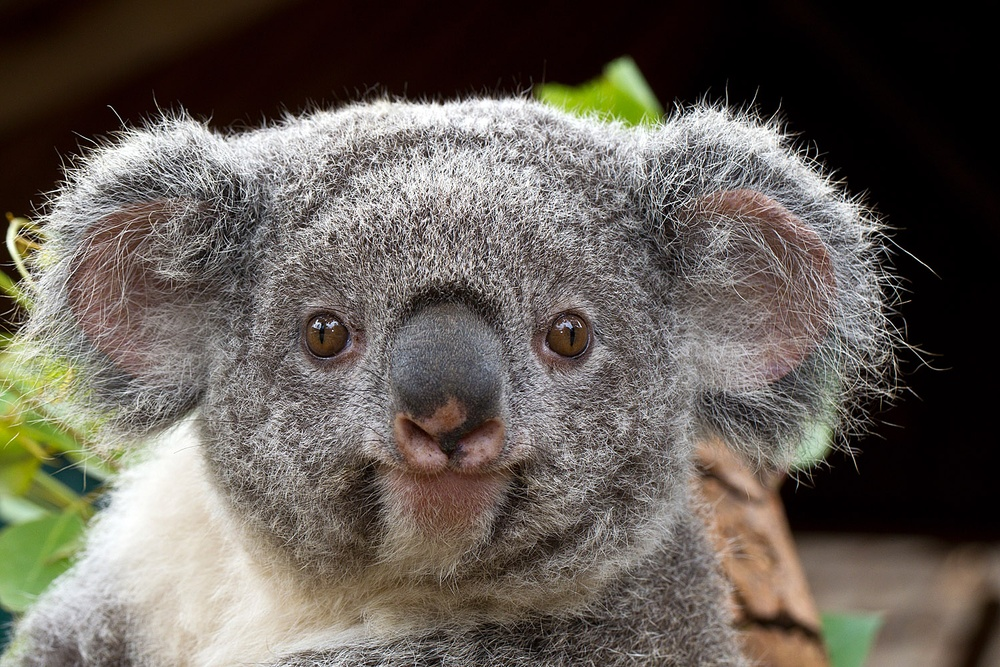
#> input picture Lab4/koala.jpg, 1000 x 667 px, shrunk from 1500 x 1000 before the run
$ python lab4.py
#> lines starting #> are read from the running program, lines starting #| are printed output that depends on the picture
# Zongyu Wu
# 10/03/2024

import cv2
import numpy as np
import matplotlib.pyplot as plt

# Part 1
kernel = list(zip(range(-5, 6), range(-5, 6)))


# lowpass filter
def lowpass(img):
    # Get the dimensions of the image
    newImg = img.copy()
    row, col = img.shape

    for r in range(row):
        for c in range(col):
            val = 0
            for x, y in kernel:
                if x == 0 and y == 0:
                    continue
                newR, newC = r + x, c + y
                if 0 <= newR < row and 0 <= newC < col:
                    val += img[newR][newC] / (len(kernel) - 1)
            newImg[r][c] = val

    return newImg.astype(np.uint8)


# highpass filter
def highpass(img):
    lp = lowpass(img)
    newImg = img.copy()
    row, col = img.shape
    for r in range(row):
        for c in range(col):
            if lp[r][c] > img[r][c]:
                newImg[r][c] = 127
            elif img[r][c] - lp[r][c] > 128:
                newImg[r][c] = 255
            else:
                newImg[r][c] = img[r][c] - lp[r][c] + 127
    return newImg


# Combine 2 image
def combine(img1, img2):
    newImg = img1.copy()
    row, col = img1.shape
    for r in range(row):
        for c in range(col):
            newImg[r][c] = img1[r][c] / 2 + img2[r][c] / 2
    return newImg.astype(np.uint8)


# [10 lines of commented-out code are left out]
img1 = cv2.imread("koala.jpg", cv2.IMREAD_GRAYSCALE)
#> img1: shape (667, 1000); min 0, max 255, mean 95.7
img2 = cv2.imread("puppy.jpg", cv2.IMREAD_GRAYSCALE)
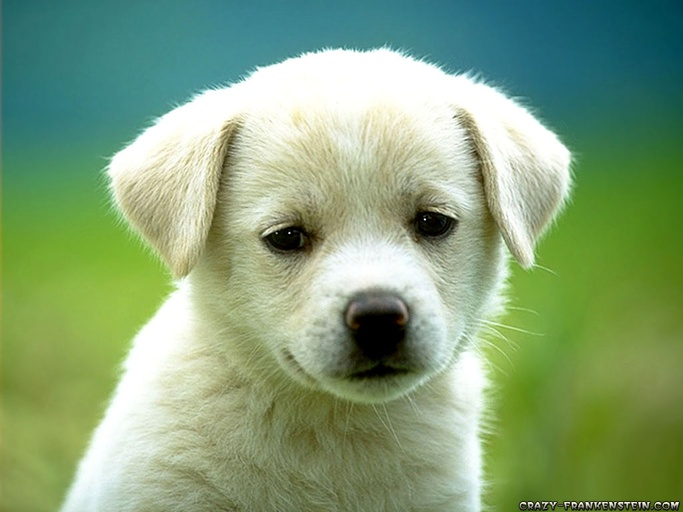
#> input picture Lab4/puppy.jpg, 683 x 512 px, shrunk from 1024 x 768 before the run
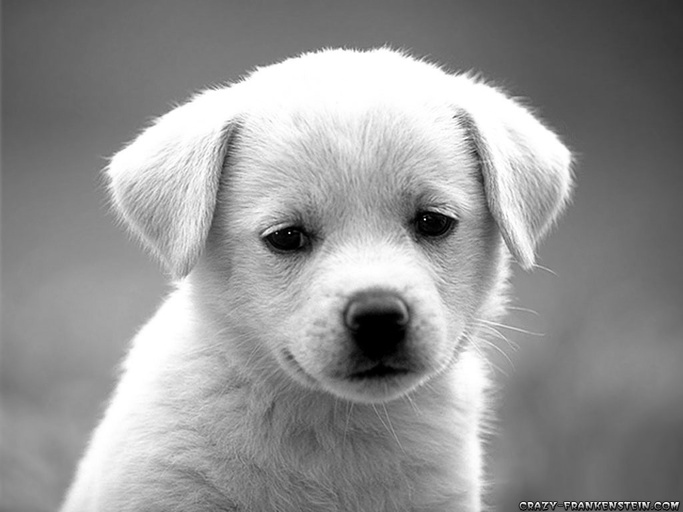
#> img2: shape (512, 683); min 0, max 255, mean 148
img1 = img1[: img2.shape[0], : img2.shape[1]]
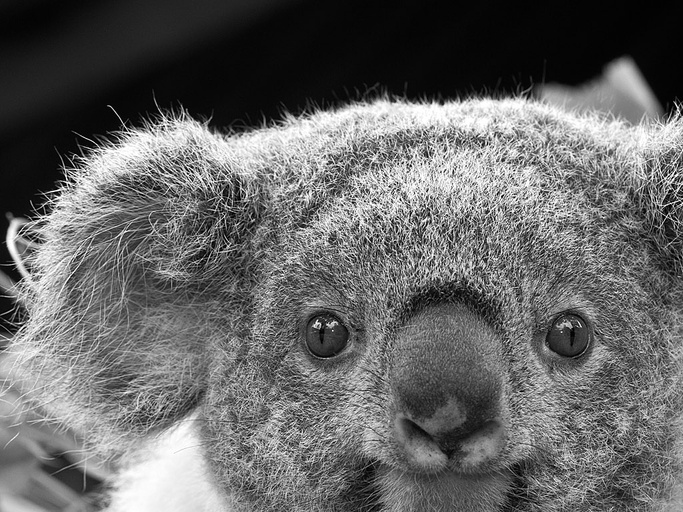
#> img1: shape (512, 683); min 0, max 255, mean 102.6


# Create lowpass and highpass then combine 2 images
lp = lowpass(img1)
#> after the loop in lowpass, `for r in range(row):`:
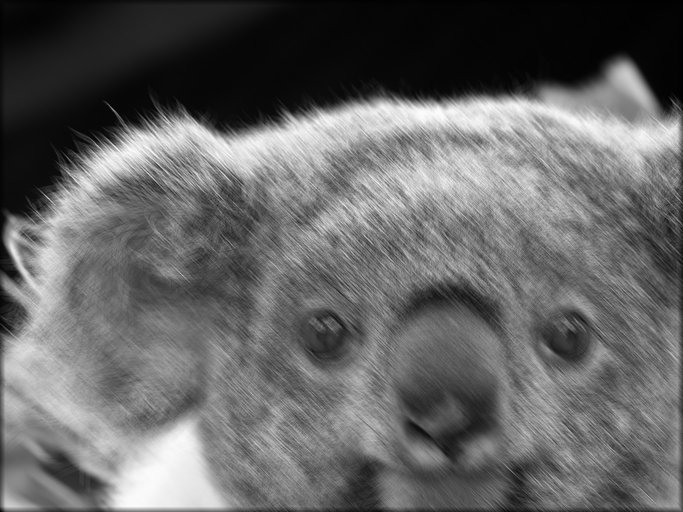
#> newImg: shape (512, 683); min 0, max 253, mean 101.3
hp = highpass(img2)
#> after the loop in lowpass (call 2), `for r in range(row):`:
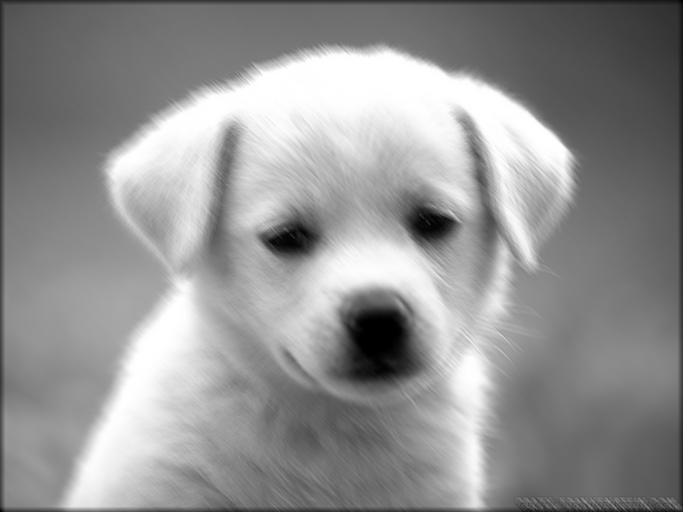
#> newImg: shape (512, 683); min 0, max 255, mean 146.4
#> after the loop in highpass, `for r in range(row):`:
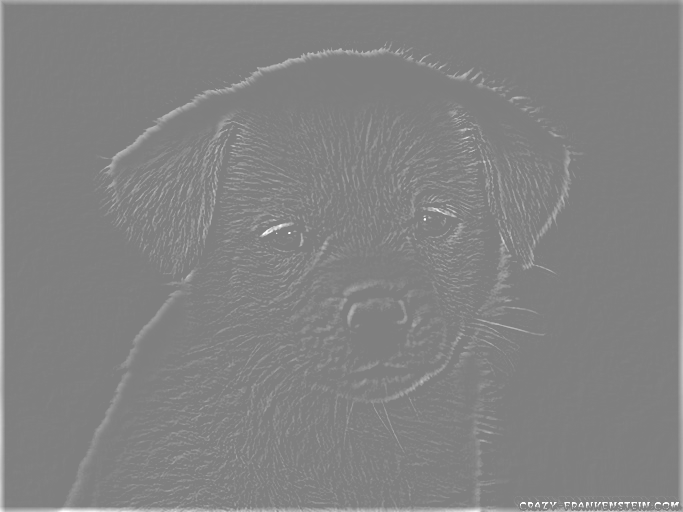
#> newImg: shape (512, 683); min 127, max 255, mean 130.7
cb = combine(lp, hp)
#> after the loop in combine, `for r in range(row):`:
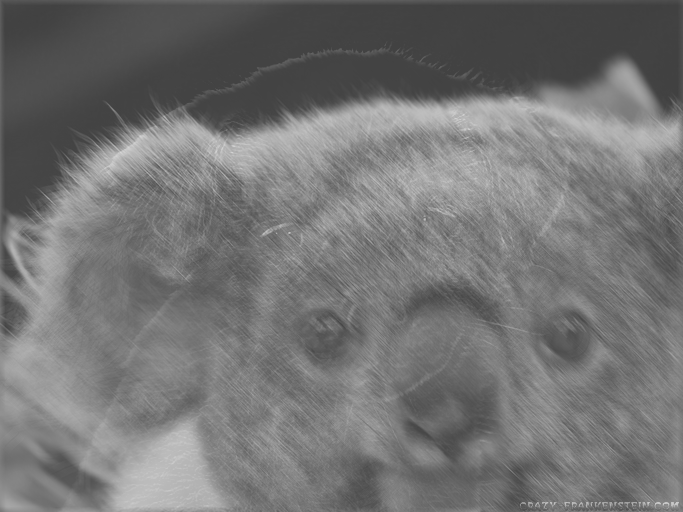
#> newImg: shape (512, 683); min 64, max 213, mean 115.8


# Display images
fig, axes = plt.subplots(1, 3)
axes[0].imshow(lp, cmap="gray", vmin=0, vmax=255)
axes[1].imshow(hp, cmap="gray", vmin=0, vmax=255)
axes[2].imshow(cb, cmap="gray", vmin=0, vmax=255)

# [15 lines of commented-out code are left out]

plt.savefig("result")
plt.show()
